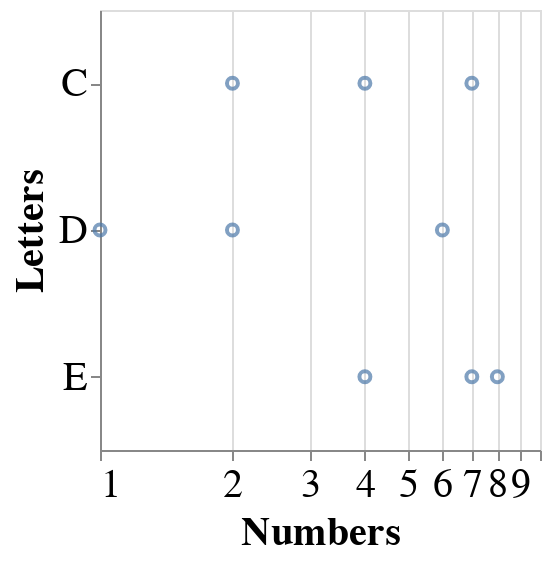

Source (notebook cell):
### Markdown cell above
### 5. Scale

The scale parameter controls axis limits, axis types (`log`, `semi-log`, etc...).

For a complete description of the available options, see the [Scales and Guides](https://altair-viz.github.io/user_guide/scale_resolve.html) section of the documentation.

### Code cell
plot = alt.Chart(df).mark_point().encode(
            alt.X('Numbers'),
            alt.Y('Letters'))

plot.encode(alt.X('Numbers', 
                  scale = alt.Scale(type='log')))

### Figure 1 — Vega-Lite specification as saved in the notebook (floating-point values rounded to 4 significant figures)
{"height": 220, "width": 220, "config": {"style": {"circle": {"size": 400}, "point": {"size": 30}, "square": {"size": 400}}, "legend": {"symbolSize": 20, "titleFontSize": 20, "labelFontSize": 20}, "axis": {"titleFontSize": 20, "labelFontSize": 20}}, "data": {"name": "data-e1f27bdda7bfd6fed066714f7c229752"}, "mark": "point", "encoding": {"x": {"type": "quantitative", "field": "Numbers", "scale": {"type": "log"}}, "y": {"type": "nominal", "field": "Letters"}}, "$schema": "https://vega.github.io/schema/vega-lite/v4.0.2.json", "datasets": {"data-e1f27bdda7bfd6fed066714f7c229752": [{"Letters": "C", "Numbers": 2}, {"Letters": "C", "Numbers": 7}, {"Letters": "C", "Numbers": 4}, {"Letters": "D", "Numbers": 1}, {"Letters": "D", "Numbers": 2}, {"Letters": "D", "Numbers": 6}, {"Letters": "E", "Numbers": 8}, {"Letters": "E", "Numbers": 4}, {"Letters": "E", "Numbers": 7}]}}
